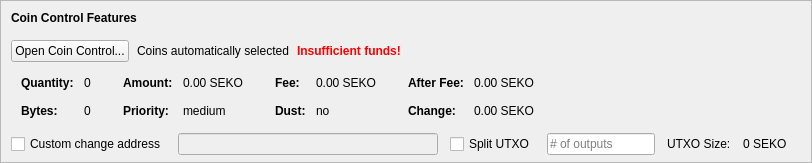
    <widget class="QFrame" name="frameCoinControl">
     <property name="sizePolicy">
      <sizepolicy hsizetype="Expanding" vsizetype="Expanding">
       <horstretch>0</horstretch>
       <verstretch>0</verstretch>
      </sizepolicy>
     </property>
     <property name="maximumSize">
      <size>
       <width>16777215</width>
       <height>16777215</height>
      </size>
     </property>
     <property name="frameShape">
      <enum>QFrame::StyledPanel</enum>
     </property>
     <property name="frameShadow">
      <enum>QFrame::Sunken</enum>
     </property>
     <layout class="QVBoxLayout" name="verticalLayoutCoinControl2">
      <property name="spacing">
       <number>0</number>
      </property>
      <property name="leftMargin">
       <number>0</number>
      </property>
      <property name="topMargin">
       <number>0</number>
      </property>
      <property name="rightMargin">
       <number>0</number>
      </property>
      <property name="bottomMargin">
       <number>6</number>
      </property>
      <item>
       <layout class="QVBoxLayout" name="verticalLayoutCoinControl" stretch="0,0,0,0,1">
        <property name="spacing">
         <number>0</number>
        </property>
        <property name="leftMargin">
         <number>10</number>
        </property>
        <property name="topMargin">
         <number>10</number>
        </property>
        <item>
         <layout class="QHBoxLayout" name="horizontalLayoutCoinControl1">
          <property name="bottomMargin">
           <number>15</number>
          </property>
          <item>
           <widget class="QLabel" name="labelCoinControlFeatures">
            <property name="sizePolicy">
             <sizepolicy hsizetype="Preferred" vsizetype="Maximum">
              <horstretch>0</horstretch>
              <verstretch>0</verstretch>
             </sizepolicy>
            </property>
            <property name="font">
             <font>
              <weight>75</weight>
              <bold>true</bold>
             </font>
            </property>
            <property name="styleSheet">
             <string notr="true">font-weight:bold;</string>
            </property>
            <property name="text">
             <string>Coin Control Features</string>
            </property>
           </widget>
          </item>
         </layout>
        </item>
        <item>
         <layout class="QHBoxLayout" name="horizontalLayoutCoinControl2" stretch="0,0,0,0">
          <property name="spacing">
           <number>8</number>
          </property>
          <property name="bottomMargin">
           <number>10</number>
          </property>
          <item>
           <widget class="QPushButton" name="pushButtonCoinControl">
            <property name="styleSheet">
             <string notr="true"/>
            </property>
            <property name="text">
             <string>Open Coin Control...</string>
            </property>
            <property name="autoDefault">
             <bool>false</bool>
            </property>
           </widget>
          </item>
          <item>
           <widget class="QLabel" name="labelCoinControlAutomaticallySelected">
            <property name="text">
             <string>Coins automatically selected</string>
            </property>
            <property name="margin">
             <number>5</number>
            </property>
           </widget>
          </item>
          <item>
           <widget class="QLabel" name="labelCoinControlInsuffFunds">
            <property name="font">
             <font>
              <weight>75</weight>
              <bold>true</bold>
             </font>
            </property>
            <property name="styleSheet">
             <string notr="true">color:red;font-weight:bold;</string>
            </property>
            <property name="text">
             <string>Insufficient funds!</string>
            </property>
            <property name="margin">
             <number>5</number>
            </property>
           </widget>
          </item>
          <item>
           <spacer name="horizontalSpacerCoinControl">
            <property name="orientation">
             <enum>Qt::Horizontal</enum>
            </property>
            <property name="sizeHint" stdset="0">
             <size>
              <width>40</width>
              <height>1</height>
             </size>
            </property>
           </spacer>
          </item>
         </layout>
        </item>
        <item>
         <widget class="QWidget" name="widgetCoinControl" native="true">
          <property name="sizePolicy">
           <sizepolicy hsizetype="Preferred" vsizetype="Preferred">
            <horstretch>0</horstretch>
            <verstretch>0</verstretch>
           </sizepolicy>
          </property>
          <property name="minimumSize">
           <size>
            <width>0</width>
            <height>0</height>
           </size>
          </property>
          <property name="styleSheet">
           <string notr="true"/>
          </property>
          <layout class="QHBoxLayout" name="horizontalLayoutCoinControl5">
           <property name="leftMargin">
            <number>0</number>
           </property>
           <property name="topMargin">
            <number>0</number>
           </property>
           <property name="rightMargin">
            <number>0</number>
           </property>
           <property name="bottomMargin">
            <number>0</number>
           </property>
           <item>
            <layout class="QHBoxLayout" name="horizontalLayoutCoinControl3" stretch="0,0,0,1">
             <property name="spacing">
              <number>20</number>
             </property>
             <property name="topMargin">
              <number>0</number>
             </property>
             <property name="bottomMargin">
              <number>10</number>
             </property>
             <item>
              <layout class="QFormLayout" name="formLayoutCoinControl1">
               <property name="horizontalSpacing">
                <number>10</number>
               </property>
               <property name="verticalSpacing">
                <number>14</number>
               </property>
               <property name="leftMargin">
                <number>10</number>
               </property>
               <property name="topMargin">
                <number>4</number>
               </property>
               <property name="rightMargin">
                <number>6</number>
               </property>
               <item row="0" column="0">
                <widget class="QLabel" name="labelCoinControlQuantityText">
                 <property name="font">
                  <font>
                   <weight>75</weight>
                   <bold>true</bold>
                  </font>
                 </property>
                 <property name="text">
                  <string>Quantity:</string>
                 </property>
                 <property name="margin">
                  <number>0</number>
                 </property>
                </widget>
               </item>
               <item row="0" column="1">
                <widget class="QLabel" name="labelCoinControlQuantity">
                 <property name="cursor">
                  <cursorShape>IBeamCursor</cursorShape>
                 </property>
                 <property name="contextMenuPolicy">
                  <enum>Qt::ActionsContextMenu</enum>
                 </property>
                 <property name="text">
                  <string notr="true">0</string>
                 </property>
                 <property name="margin">
                  <number>0</number>
                 </property>
                 <property name="textInteractionFlags">
                  <set>Qt::LinksAccessibleByMouse|Qt::TextSelectableByKeyboard|Qt::TextSelectableByMouse</set>
                 </property>
                </widget>
               </item>
               <item row="1" column="0">
                <widget class="QLabel" name="labelCoinControlBytesText">
                 <property name="font">
                  <font>
                   <weight>75</weight>
                   <bold>true</bold>
                  </font>
                 </property>
                 <property name="text">
                  <string>Bytes:</string>
                 </property>
                </widget>
               </item>
               <item row="1" column="1">
                <widget class="QLabel" name="labelCoinControlBytes">
                 <property name="cursor">
                  <cursorShape>IBeamCursor</cursorShape>
                 </property>
                 <property name="contextMenuPolicy">
                  <enum>Qt::ActionsContextMenu</enum>
                 </property>
                 <property name="text">
                  <string notr="true">0</string>
                 </property>
                 <property name="textInteractionFlags">
                  <set>Qt::LinksAccessibleByMouse|Qt::TextSelectableByKeyboard|Qt::TextSelectableByMouse</set>
                 </property>
                </widget>
               </item>
              </layout>
             </item>
             <item>
              <layout class="QFormLayout" name="formLayoutCoinControl2">
               <property name="horizontalSpacing">
                <number>10</number>
               </property>
               <property name="verticalSpacing">
                <number>14</number>
               </property>
               <property name="leftMargin">
                <number>6</number>
               </property>
               <property name="topMargin">
                <number>4</number>
               </property>
               <property name="rightMargin">
                <number>6</number>
               </property>
               <item row="0" column="0">
                <widget class="QLabel" name="labelCoinControlAmountText">
                 <property name="font">
                  <font>
                   <weight>75</weight>
                   <bold>true</bold>
                  </font>
                 </property>
                 <property name="text">
                  <string>Amount:</string>
                 </property>
                 <property name="margin">
                  <number>0</number>
                 </property>
                </widget>
               </item>
               <item row="0" column="1">
                <widget class="QLabel" name="labelCoinControlAmount">
                 <property name="cursor">
                  <cursorShape>IBeamCursor</cursorShape>
                 </property>
                 <property name="contextMenuPolicy">
                  <enum>Qt::ActionsContextMenu</enum>
                 </property>
                 <property name="text">
                  <string notr="true">0.00 SEKO</string>
                 </property>
                 <property name="textInteractionFlags">
                  <set>Qt::LinksAccessibleByMouse|Qt::TextSelectableByKeyboard|Qt::TextSelectableByMouse</set>
                 </property>
                </widget>
               </item>
               <item row="1" column="0">
                <widget class="QLabel" name="labelCoinControlPriorityText">
                 <property name="font">
                  <font>
                   <weight>75</weight>
                   <bold>true</bold>
                  </font>
                 </property>
                 <property name="text">
                  <string>Priority:</string>
                 </property>
                </widget>
               </item>
               <item row="1" column="1">
                <widget class="QLabel" name="labelCoinControlPriority">
                 <property name="cursor">
                  <cursorShape>IBeamCursor</cursorShape>
                 </property>
                 <property name="contextMenuPolicy">
                  <enum>Qt::ActionsContextMenu</enum>
                 </property>
                 <property name="text">
                  <string>medium</string>
                 </property>
                 <property name="textInteractionFlags">
                  <set>Qt::LinksAccessibleByMouse|Qt::TextSelectableByKeyboard|Qt::TextSelectableByMouse</set>
                 </property>
                </widget>
               </item>
              </layout>
             </item>
             <item>
              <layout class="QFormLayout" name="formLayoutCoinControl3">
               <property name="horizontalSpacing">
                <number>10</number>
               </property>
               <property name="verticalSpacing">
                <number>14</number>
               </property>
               <property name="leftMargin">
                <number>6</number>
               </property>
               <property name="topMargin">
                <number>4</number>
               </property>
               <property name="rightMargin">
                <number>6</number>
               </property>
               <item row="0" column="0">
                <widget class="QLabel" name="labelCoinControlFeeText">
                 <property name="font">
                  <font>
                   <weight>75</weight>
                   <bold>true</bold>
                  </font>
                 </property>
                 <property name="text">
                  <string>Fee:</string>
                 </property>
                 <property name="margin">
                  <number>0</number>
                 </property>
                </widget>
               </item>
               <item row="0" column="1">
                <widget class="QLabel" name="labelCoinControlFee">
                 <property name="cursor">
                  <cursorShape>IBeamCursor</cursorShape>
                 </property>
                 <property name="contextMenuPolicy">
                  <enum>Qt::ActionsContextMenu</enum>
                 </property>
                 <property name="text">
                  <string notr="true">0.00 SEKO</string>
                 </property>
                 <property name="textInteractionFlags">
                  <set>Qt::LinksAccessibleByMouse|Qt::TextSelectableByKeyboard|Qt::TextSelectableByMouse</set>
                 </property>
                </widget>
               </item>
               <item row="1" column="0">
                <widget class="QLabel" name="labelCoinControlLowOutputText">
                 <property name="font">
                  <font>
                   <weight>75</weight>
                   <bold>true</bold>
                  </font>
                 </property>
                 <property name="text">
                  <string>Dust:</string>
                 </property>
                </widget>
               </item>
               <item row="1" column="1">
                <widget class="QLabel" name="labelCoinControlLowOutput">
                 <property name="cursor">
                  <cursorShape>IBeamCursor</cursorShape>
                 </property>
                 <property name="contextMenuPolicy">
                  <enum>Qt::ActionsContextMenu</enum>
                 </property>
                 <property name="text">
                  <string>no</string>
                 </property>
                 <property name="textInteractionFlags">
                  <set>Qt::LinksAccessibleByMouse|Qt::TextSelectableByKeyboard|Qt::TextSelectableByMouse</set>
                 </property>
                </widget>
               </item>
              </layout>
             </item>
             <item>
              <layout class="QFormLayout" name="formLayoutCoinControl4">
               <property name="horizontalSpacing">
                <number>10</number>
               </property>
               <property name="verticalSpacing">
                <number>14</number>
               </property>
               <property name="leftMargin">
                <number>6</number>
               </property>
               <property name="topMargin">
                <number>4</number>
               </property>
               <property name="rightMargin">
                <number>6</number>
               </property>
               <item row="0" column="0">
                <widget class="QLabel" name="labelCoinControlAfterFeeText">
                 <property name="font">
                  <font>
                   <weight>75</weight>
                   <bold>true</bold>
                  </font>
                 </property>
                 <property name="text">
                  <string>After Fee:</string>
                 </property>
                 <property name="margin">
                  <number>0</number>
                 </property>
                </widget>
               </item>
               <item row="0" column="1">
                <widget class="QLabel" name="labelCoinControlAfterFee">
                 <property name="cursor">
                  <cursorShape>IBeamCursor</cursorShape>
                 </property>
                 <property name="contextMenuPolicy">
                  <enum>Qt::ActionsContextMenu</enum>
                 </property>
                 <property name="text">
                  <string notr="true">0.00 SEKO</string>
                 </property>
                 <property name="textInteractionFlags">
                  <set>Qt::LinksAccessibleByMouse|Qt::TextSelectableByKeyboard|Qt::TextSelectableByMouse</set>
                 </property>
                </widget>
               </item>
               <item row="1" column="0">
                <widget class="QLabel" name="labelCoinControlChangeText">
                 <property name="font">
                  <font>
                   <weight>75</weight>
                   <bold>true</bold>
                  </font>
                 </property>
                 <property name="text">
                  <string>Change:</string>
                 </property>
                </widget>
               </item>
               <item row="1" column="1">
                <widget class="QLabel" name="labelCoinControlChange">
                 <property name="cursor">
                  <cursorShape>IBeamCursor</cursorShape>
                 </property>
                 <property name="contextMenuPolicy">
                  <enum>Qt::ActionsContextMenu</enum>
                 </property>
                 <property name="text">
                  <string notr="true">0.00 SEKO</string>
                 </property>
                 <property name="textInteractionFlags">
                  <set>Qt::LinksAccessibleByMouse|Qt::TextSelectableByKeyboard|Qt::TextSelectableByMouse</set>
                 </property>
                </widget>
               </item>
              </layout>
             </item>
            </layout>
           </item>
          </layout>
         </widget>
        </item>
        <item>
         <layout class="QHBoxLayout" name="horizontalLayoutCoinControl4" stretch="0,0,0,0,0,0,0">
          <property name="spacing">
           <number>12</number>
          </property>
          <property name="sizeConstraint">
           <enum>QLayout::SetDefaultConstraint</enum>
          </property>
          <property name="topMargin">
           <number>5</number>
          </property>
          <property name="rightMargin">
           <number>5</number>
          </property>
          <item>
           <widget class="QCheckBox" name="checkBoxCoinControlChange">
            <property name="toolTip">
             <string>If this is activated, but the change address is empty or invalid, change will be sent to a newly generated address.</string>
            </property>
            <property name="text">
             <string>Custom change address</string>
            </property>
           </widget>
          </item>
          <item>
           <widget class="QValidatedLineEdit" name="lineEditCoinControlChange">
            <property name="enabled">
             <bool>false</bool>
            </property>
            <property name="sizePolicy">
             <sizepolicy hsizetype="Expanding" vsizetype="Fixed">
              <horstretch>0</horstretch>
              <verstretch>0</verstretch>
             </sizepolicy>
            </property>
           </widget>
          </item>
          <item>
           <widget class="QCheckBox" name="splitBlockCheckBox">
            <property name="text">
             <string>Split UTXO</string>
            </property>
           </widget>
          </item>
          <item>
           <widget class="QLineEdit" name="splitBlockLineEdit">
            <property name="sizePolicy">
             <sizepolicy hsizetype="Fixed" vsizetype="Fixed">
              <horstretch>50</horstretch>
              <verstretch>0</verstretch>
             </sizepolicy>
            </property>
            <property name="placeholderText">
             <string># of outputs</string>
            </property>
           </widget>
          </item>
          <item>
           <widget class="QLabel" name="labelBlockSizeText">
            <property name="text">
             <string>UTXO Size:</string>
            </property>
           </widget>
          </item>
          <item>
           <widget class="QLabel" name="labelBlockSize">
            <property name="text">
             <string>0 SEKO</string>
            </property>
           </widget>
          </item>
          <item>
           <widget class="QLabel" name="labelCoinControlChangeLabel">
            <property name="sizePolicy">
             <sizepolicy hsizetype="Preferred" vsizetype="Expanding">
              <horstretch>0</horstretch>
              <verstretch>0</verstretch>
             </sizepolicy>
            </property>
            <property name="minimumSize">
             <size>
              <width>0</width>
              <height>0</height>
             </size>
            </property>
            <property name="text">
             <string/>
            </property>
            <property name="margin">
             <number>3</number>
            </property>
           </widget>
          </item>
         </layout>
        </item>
        <item>
         <spacer name="verticalSpacerCoinControl">
          <property name="orientation">
           <enum>Qt::Vertical</enum>
          </property>
          <property name="sizeHint" stdset="0">
           <size>
            <width>800</width>
            <height>1</height>
           </size>
          </property>
         </spacer>
        </item>
       </layout>
      </item>
     </layout>
    </widget>
